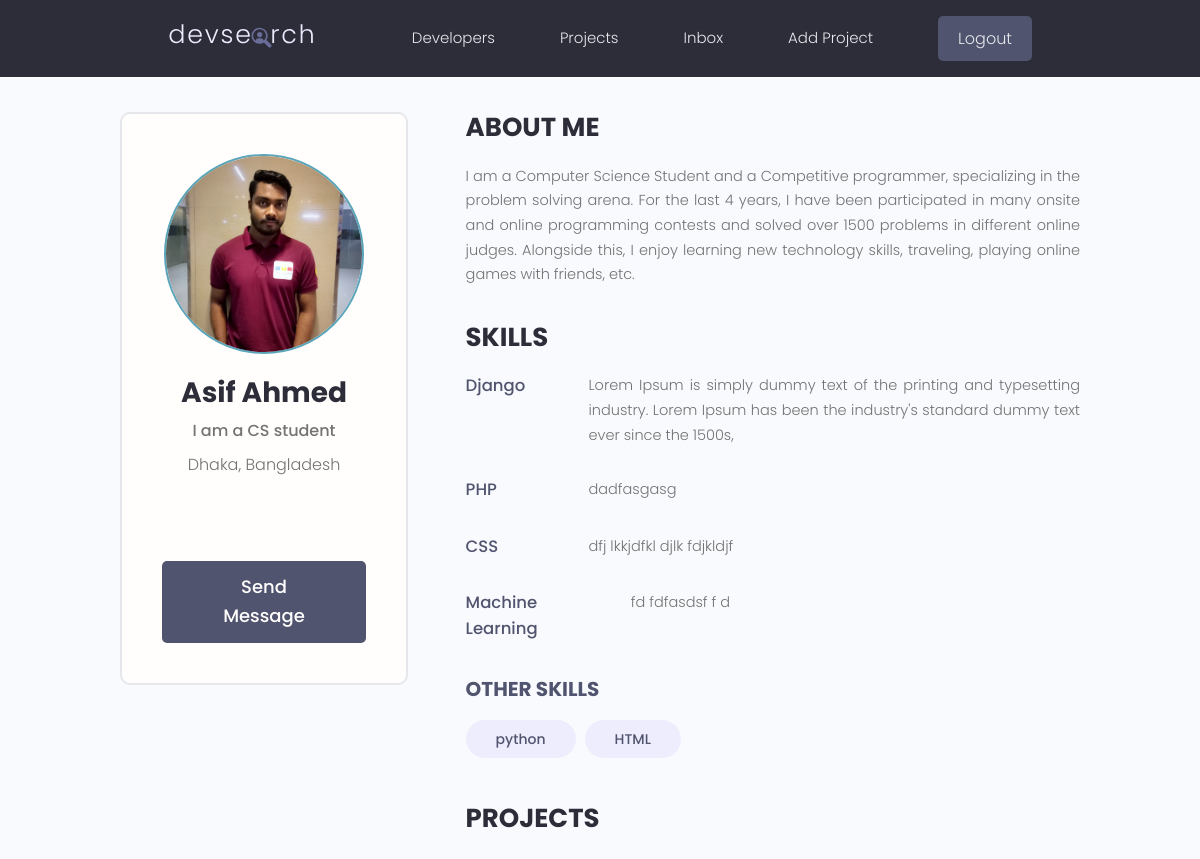
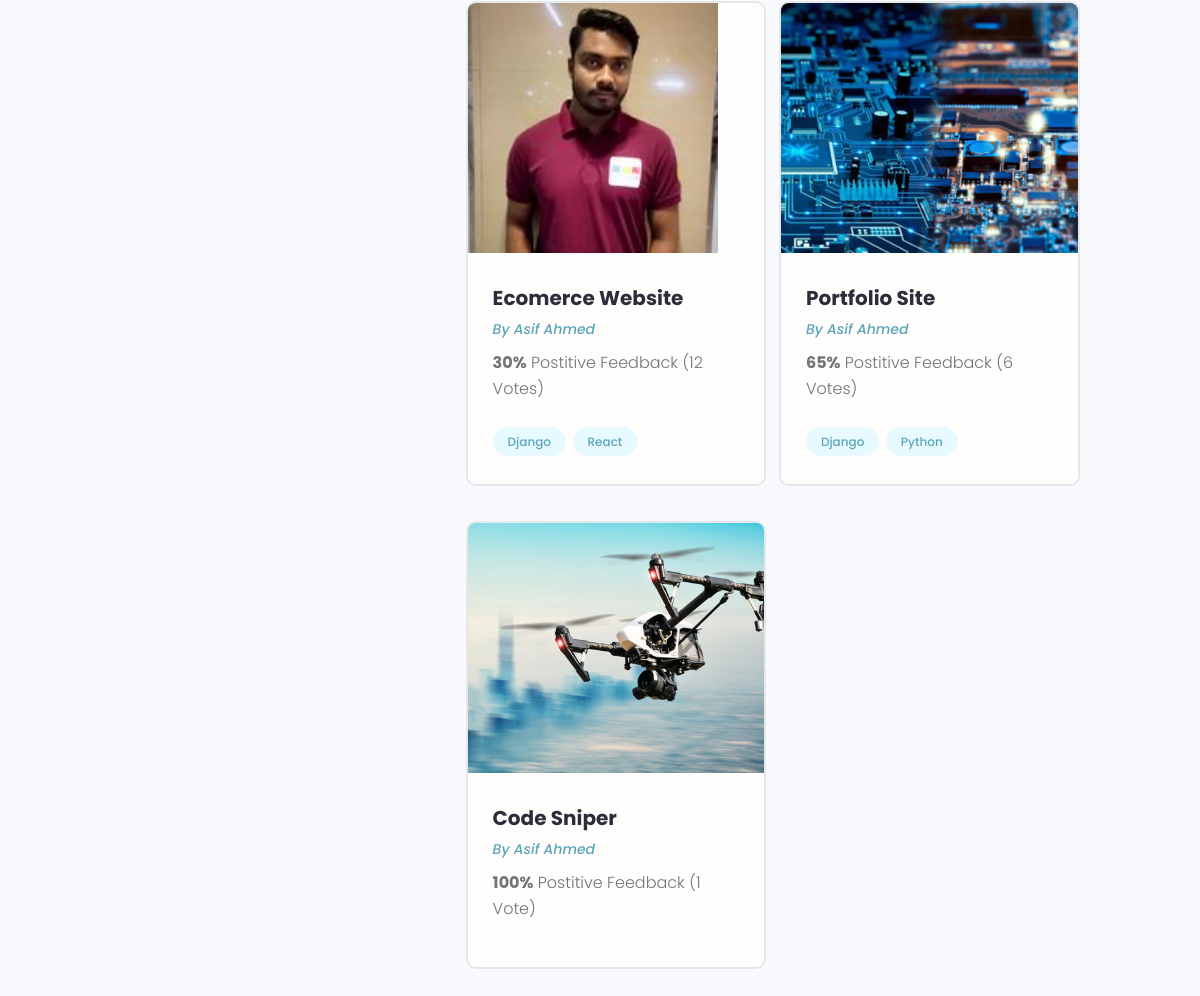
The app's page /profile/179a5211-1b01-46aa-9598-48ccbf46f8c3/ (signed in) with its own data (2 pictures, top to bottom).
### users/models.py (models this page shows, shortened)
class Profile(models.Model):
    user = models.OneToOneField(User, on_delete=models.CASCADE, null=True, blank=True)
    name = models.CharField(max_length=200, blank=True, null=True)
    email = models.EmailField(max_length=500, blank=True, null=True)
    username = models.CharField(max_length=200, blank=True, null=True)
    location = models.CharField(max_length=200, blank=True, null=True)
    short_intro = models.CharField(max_length=200, blank=True, null=True)
    bio = models.TextField(blank=True, null=True)
    profile_image = models.ImageField(null=True, blank=True, upload_to='profiles/', default="profiles/user-default.png")
    social_github = models.CharField(max_length=200, blank=True, null=True)
    social_twitter = models.CharField(max_length=200, blank=True, null=True)
    social_linkedin = models.CharField(max_length=200, blank=True, null=True)
    social_youtube = models.CharField(max_length=200, blank=True, null=True)
    social_website = models.CharField(max_length=200, blank=True, null=True)
    created = models.DateTimeField(auto_now_add=True)
    id = models.UUIDField(default=uuid.uuid4, unique=True, primary_key=True, editable=False)

class Skill(models.Model):
    owner = models.ForeignKey(Profile, on_delete=models.CASCADE, null=True, blank=True)
    name = models.CharField(max_length=200, blank=True, null=True)
    description = models.TextField(null=True, blank=True)
    created = models.DateTimeField(auto_now_add=True)
    id = models.UUIDField(default=uuid.uuid4, unique=True, primary_key=True, editable=False)
    def __str__(self):
        return str(self.name)

### projects/models.py (models this page shows, shortened)
class Project(models.Model):
    owner = models.ForeignKey(Profile, null=True, blank=True, on_delete=models.SET_NULL)
    title = models.CharField(max_length=200)
    description = models.TextField(null=True, blank=True)
    featured_image = models.ImageField(null=True, blank=True, default="default.jpg")
    demo_link = models.CharField(max_length=2000, null=True, blank=True)
    source_link = models.CharField(max_length=2000, null=True, blank=True)
    tags = models.ManyToManyField('Tag', blank=True)
    vote_total = models.IntegerField(default=0, null=True, blank=True)
    vote_ratio = models.IntegerField(default=0, null=True, blank=True)
    created = models.DateTimeField(auto_now_add=True)
    id = models.UUIDField(default=uuid.uuid4, unique=True, primary_key=True, editable=False)

class Tag(models.Model):
    name = models.CharField(max_length=200)
    created = models.DateTimeField(auto_now_add=True)
    id = models.UUIDField(default=uuid.uuid4, unique=True, primary_key=True, editable=False)
    def __str__(self):
        return self.name

### users/views.py (the view)
# urls.py: path('profile/<str:pk>/', views.userProfile, name="user-profile"),
def userProfile(request, pk):
    profile = Profile.objects.get(id=pk)
    topSkills = profile.skill_set.exclude(description__exact="")
    otherSkills = profile.skill_set.filter(description="")
    context = {'profile': profile, 'topSkills': topSkills, 'otherSkills': otherSkills}
    return render(request, 'users/user-profile.html', context)

### users/templates/users/user-profile.html (shortened to what this page needs)
{% extends 'main.html' %}
{% block content %}
  <main class="profile my-md">
    <div class="container">
      <div class="layout">
        <div class="column column--1of3">
          <div class="card text-center">
            <div class="card__body dev">
              <img class="avatar avatar--xl" src="{{ profile.profile_image.url }}" />
              <h2 class="dev__name">{{profile.name}}</h2>
              <p class="dev__title">{{profile.short_intro}}</p>
              <p class="dev__location">{{profile.location}}</p>
              <ul class="dev__social">
              </ul>
              <a href="#" class="btn btn--sub btn--lg">Send Message </a>
            </div>
          </div>
        </div>
        <div class="column column--2of3">
          <div class="devInfo">
            <h3 class="devInfo__title">About Me</h3>
            <p class="devInfo__about">{{profile.bio}}</p>
          </div>
          <div class="devInfo">
            <h3 class="devInfo__title">Skills</h3>
            <div class="devInfo__skills">
              {% for skill in topSkills %}
              <div class="devSkill">
                <h4 class="devSkill__title">{{skill.name}}</h4>
                <p class="devSkill__info">{{skill.description}}</p>
              </div>
              {% endfor %}
              <h3 class="devInfo__subtitle">Other Skills</h3>
              <div class="devInfo__otherSkills">
                {% for skill in otherSkills %}
                <span class="tag tag--pill tag--sub tag--lg">
                  <small>{{skill}}</small>
                </span>
                {% endfor %}
              </div>
            </div>
          </div>
          <div class="devInfo">
            <h3 class="devInfo__title">Projects</h3>
            <div class="grid grid--two">
              {% for project in profile.project_set.all %}
              <div class="column">
                <div class="card project">
                  <a href="{% url 'project' project.id %}" class="project">
                    <img class="project__thumbnail" src="{{project.featured_image.url}}" alt="project thumbnail" />
                    <div class="card__body">
                      <h3 class="project__title">{{project.title}}</h3>
                      <p><a class="project__author" href="{% url 'user-profile' project.owner.id %}">By {{project.owner.name}}</a></p>
                      <p class="project--rating">
                        <span style="font-weight: bold;">{{project.vote_ratio}}%</span> Postitive
                        Feedback ({{project.vote_total}} Vote{{project.vote_total|pluralize:"s"}})
                      </p>
                      <div class="project__tags">
                        {% for tag in project.tags.all %}
                        <span class="tag tag--pill tag--main">
                          <small>{{tag}}</small>
                        </span>
                        {% endfor %}
                      </div>
                    </div>
                  </a>
                </div>
              </div>
              {% endfor %}
            </div>
          </div>
        </div>
      </div>
    </div>
  </main>
{% endblock content %}}

### static/styles/app.css (style rules this page uses)
:root { --color-sub: #2d2d39; }
.btn--sub { background-color: var(--color-sub-light); }
.card { border: 2px solid var(--color-light); }
img { width: 100%; }
.profile .card > .dev { padding: 4rem; }
.dev__name { color: var(--color-sub); font-size: 2.8rem; font-weight: 700; margin-top: 1rem; margin-bottom: 0.5rem; }
.dev__title { font-size: 1.6rem; font-weight: 500; line-height: 1.3; }
.dev__location { margin-top: 1rem; }
.dev__social { margin: 3rem 0; list-style: none; display: flex; justify-content: center; gap: 1.5rem; }
.devInfo { margin-bottom: 3rem; }
.devInfo__title, .devInfo__subtitle { font-size: 2.6rem; color: var(--color-sub); text-transform: uppercase; font-weight: 700; margin-bottom: 1.5rem; }
.devInfo__subtitle { font-size: 2rem; color: var(--color-sub-light); }
.devInfo__about, .devSkill__info { font-size: 1.45rem; line-height: 1.7; text-align: justify; }
.devSkill { margin-bottom: 3rem; }
.devSkill__title { font-size: 1.65rem; font-weight: 500; color: var(--color-sub-light); }
@media screen and (min-width: 700px) { .devSkill { display: flex; justify-content: space-between; gap: 3rem; } }
@media screen and (min-width: 700px) { .devSkill__info { flex-basis: 80%; } }
.project__author { font-size: 1.4rem; font-style: italic; }
.project--rating { margin-bottom: 1.6em; margin-top: .5em; }
.project__thumbnail { height: 25rem; object-fit: cover; object-position: top center; }
.project__title { font-size: 2rem; font-weight: 700; color: var(--color-sub); }

### static/uikit/styles/modules/_variables.css (style rules this page uses)
:root { --color-main: #5aa5b9; --color-main-light: #e6faff; --color-sub: #3f4156; --color-sub-light: #51546e; --color-sub-lighter: #ededfd; --color-text: #737373; --color-gray: #8b8b8b; --color-light: #e5e7eb; --color-light-gray: #767676; --color-bg: #f8fafd; --color-white: #fffefd; --color-white-light: #f3f3f3; --color-success: #359e64; --color-success-bg: #def8e8; --color-error: #fc4b0b; --color-error-bg: #fff2ee; --font-base: 'Poppins', arial, helvetica, 'Segoe UI', roboto, ubuntu, sans-serif; --font-monospace: 'Fira Code', 'Courier New', courier, monospace; --font-regular: 300; --font-medium: 500; --font-bold: 700; --generic-shadow: 1px 1px 5px #00000010; --generic-transition: all 0.3s ease-in-out; }

### static/uikit/styles/modules/_base.css (style rules this page uses)
* { margin: 0; padding: 0; box-sizing: border-box; text-rendering: optimizeLegibility; color: inherit; font-size: inherit; }
html { font-size: 50%; }
@media only screen and (min-width: 480px) { html { font-size: 56.25%; } }
@media only screen and (min-width: 1200px) { html { font-size: 62.5%; } }
body { line-height: 1.6; font-weight: 400; font-size: 1.5rem; color: var(--color-text); background-color: var(--color-bg); min-height: 100vh; }

### static/uikit/styles/modules/_typography.css (style rules this page uses)
* { font-family: var(--font-base); }
h2 { font-size: 3.6rem; font-weight: var(--font-bold); }
h3 { font-size: 3.2rem; font-weight: var(--font-medium); }
h4 { font-size: 2.8rem; font-weight: var(--font-medium); }
p, span, strong { font-size: 1.6rem; color: var(--color-text); font-weight: var(--font-regular); }
a { padding-bottom: 2px; text-decoration: none; display: inline-block; color: var(--color-main); font-weight: var(--font-medium); }

### static/uikit/styles/modules/_utilities.css (style rules this page uses)
.container { width: 92%; max-width: 165rem; margin: 0 auto; box-sizing: border-box; }
@media screen and (min-width: 1000px) { .container { width: 90%; } }
@media screen and (min-width: 1200px) { .container { width: 80%; } }
.text-center { text-align: center; }
.my-md { margin: 3rem auto; }

### static/uikit/styles/modules/_avatar.css (style rules this page uses)
.avatar { border-radius: 50%; border: 2px solid var(--color-main); object-fit: cover; }
.avatar--xl { height: 20rem; width: 20rem; }

### static/uikit/styles/modules/_button.css (style rules this page uses)
.btn { display: inline-block; position: relative; cursor: pointer; background-color: var(--color-light); font-weight: var(--font-medium); color: var(--color-sub); text-decoration: none; padding: 1rem 2rem; border-radius: 0.5rem; border: none; width: -webkit-fit-content; width: -moz-fit-content; width: fit-content; height: -webkit-fit-content; height: -moz-fit-content; height: fit-content; font-size: 1.6rem; outline-width: 0; outline-color: transparent; -webkit-backface-visibility: hidden; backface-visibility: hidden; transition: all 0.3s ease-in-out; }
.btn--sub { background-color: var(--color-sub); color: var(--color-white); }
.btn--lg { font-size: 1.8rem; padding: 1.2rem 4.5rem; }

### static/uikit/styles/modules/_card.css (style rules this page uses)
.card { border-radius: 1rem; background-color: var(--color-white); border: 1.5px solid var(--color-light); width: auto; height: auto; margin-top: 0.5rem; margin-bottom: 0.5rem; overflow: hidden; }
.card__body, .card__header { padding: 2rem 2.5rem; }

### records on screen
Profile: profile_image (picture), name "Asif Ahmed", short_intro "I am a CS student", location "Dhaka, Bangladesh", bio "I am a Computer Science Student and a Competitive programmer, specializing in the problem solving arena. For the last 4 years, I have been participated in many onsite and online programming contests and solved over 1500 problems in different online judges. Alongside this, I enjoy learning new technology skills, traveling, playing online games with friends, etc."
Skill: name "Django", description "Lorem Ipsum is simply dummy text of the printing and typesetting industry. Lorem Ipsum has been the industry's standard dummy text ever since the 1500s,"
Skill: name "PHP", description "dadfasgasg"
Skill: name "CSS", description "dfj lkkjdfkl djlk fdjkldjf"
Skill: name "Machine Learning", description "fd fdfasdsf f d"
Skill: name "python"
Skill: name "HTML"
Project: featured_image (picture), title "Ecomerce Website", owner.name "Asif Ahmed", vote_ratio "30", vote_total "12"
Tag: name "Django"
Tag: name "React"
Project: featured_image (picture), title "Portfolio Site", owner.name "Asif Ahmed", vote_ratio "65", vote_total "6"
Tag: name "Python"
Project: featured_image (picture), title "Code Sniper", owner.name "Asif Ahmed", vote_ratio "100", vote_total "1"
